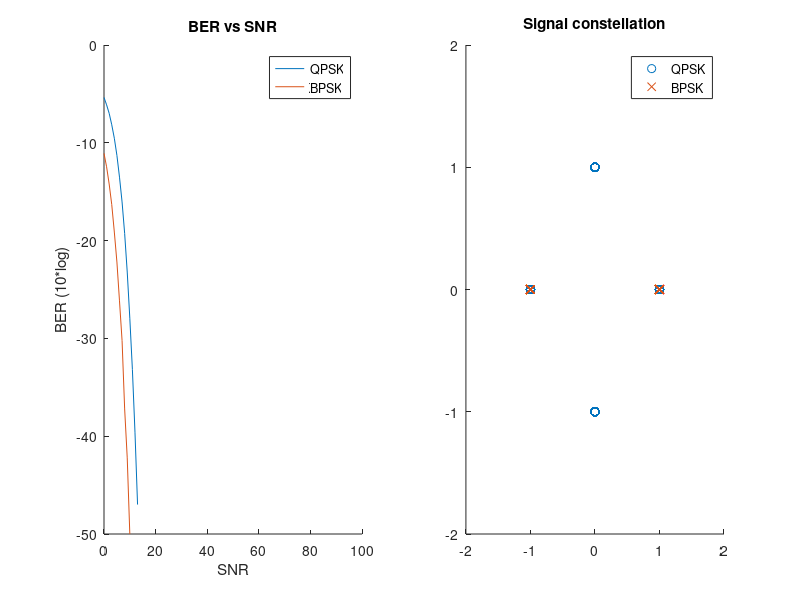

The MATLAB script that drew this image:
clearvars; close all;

% create a random symbol sequene & modulate it
samples = 100000;
qx = randi([0, 3], 1, samples); % for qpsk
bx = randi([0, 1], 1, samples); % for bpsk

qpsk = pskmod(qx, 4);
bpsk = pskmod(bx, 2);
q_ber = [];
b_ber = [];

for snr = 0:100
    % pass psk to a noisy channel with a particular snr
    q_ch_output = awgn(qpsk, snr);
    b_ch_output = awgn(bpsk, snr);
    q_demod = pskdemod(q_ch_output, 4);
    b_demod = pskdemod(b_ch_output, 2);

    % Calculates BER by counting no. of instances
    % where demodulated output != original input
    be = 10*log10(sum(qx ~= q_demod) / samples);
    q_ber = [q_ber, be];
    be = 10*log10(sum(bx ~= b_demod) / samples);
    b_ber = [b_ber, be];
end
subplot(1, 2, 1); hold on;
plot(0:100, q_ber);
plot(0:100, b_ber);
legend("QPSK", "BPSK");
xlabel("SNR");
ylabel("BER (10*log)")
title("BER vs SNR");

subplot(1, 2, 2); hold on;
scatter(real(qpsk), imag(qpsk), "o");
scatter(real(bpsk), imag(bpsk), "x");
legend("QPSK", "BPSK");
title("Signal constellation");
axis([-2, 2, -2, 2]);